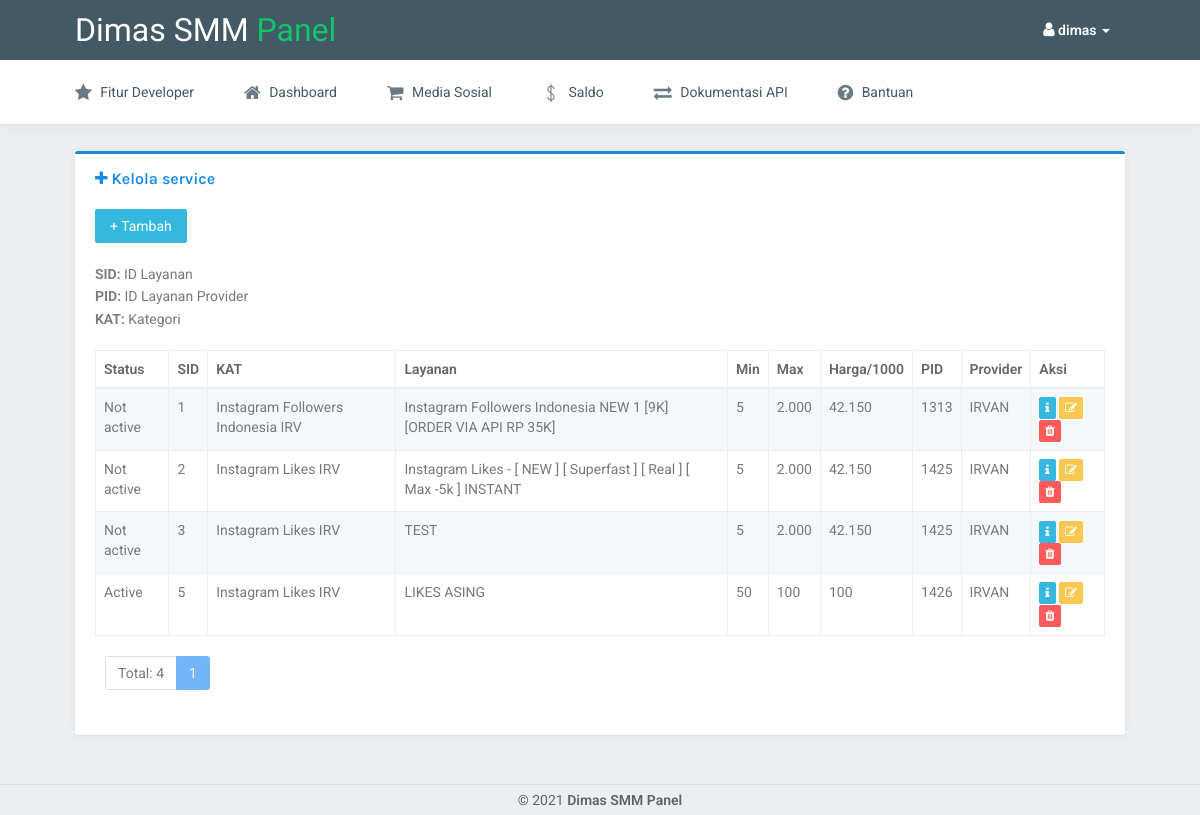
The app's page /assets/admin/services.php (signed in) with its own data.
### tables this page shows
CREATE TABLE `users` (
  `id` int(10) NOT NULL,
  `username` varchar(100) NOT NULL,
  `password` varchar(100) NOT NULL,
  `balance` double NOT NULL,
  `level` enum('Member','Agen','Reseller','Admin','Developers') NOT NULL,
  `registered` date NOT NULL,
  `status` enum('Active','Suspended') NOT NULL,
  `api_key` varchar(100) NOT NULL,
  `uplink` varchar(100) NOT NULL
);

CREATE TABLE `services` (
  `id` int(10) NOT NULL,
  `sid` int(10) NOT NULL,
  `category` varchar(50) NOT NULL,
  `service` text NOT NULL,
  `note` text NOT NULL,
  `min` int(10) NOT NULL,
  `max` int(10) NOT NULL,
  `price` int(11) NOT NULL,
  `status` enum('Active','Not active') NOT NULL,
  `pid` int(10) NOT NULL,
  `provider` varchar(50) NOT NULL,
  `refund` int(11) NOT NULL DEFAULT 1
);

### assets/mainconfig.php (called while the page is built, shortened)
<?php
$cfg_baseurl = "http://".$_SERVER['HTTP_HOST']."/";

### assets/admin/services.php (the view, shortened to what this page needs)
<?php
require("../mainconfig.php");
if (isset($_SESSION['user'])) {
	$sess_username = $_SESSION['user']['username'];
	$check_user = mysqli_query($db, "SELECT * FROM users WHERE username = '$sess_username'");
	$data_user = mysqli_fetch_assoc($check_user);
	if (mysqli_num_rows($check_user) == 0) {
		header("Location: ".$cfg_baseurl."logout.php");
	} else if ($data_user['status'] == "Suspended") {
		header("Location: ".$cfg_baseurl."logout.php");
	} else if ($data_user['level'] != "Admin") {
		header("Location: ".$cfg_baseurl);
	} else {
	include("../lib/header.php");
?>
                        <div class="row">
                            <div class="col-sm-12">
                            </div>
                        </div>
								<div class="row">
									<div class="col-md-12">
								<div class="panel panel-border panel-primary">
                                    <div class="panel-heading">
                                        <h3 class="panel-title"><i class="fa fa-plus"></i> Kelola service</h3>
                                    </div>
                                    <div class="panel-body">
											<a href="<?php echo $cfg_baseurl; ?>admin/service/add.php" class="btn btn-info" style="margin-bottom: 20px;">+ Tambah</a>
											<p>
												<b>SID:</b> ID Layanan<br />
												<b>PID:</b> ID Layanan Provider<br />
												<b>KAT:</b> Kategori
											</p></br>
									<div class="table-responsive">
											<table class="table table-striped table-bordered table-hover m-0">
												<thead>
													<tr>
														<th>Status</th>
														<th>SID</th>
														<th>KAT</th>
														<th>Layanan</th>
														<th>Min</th>
														<th>Max</th>
														<th>Harga/1000</th>
														<th>PID</th>
														<th>Provider</th>
														<th>Aksi</th>
													</tr>
												</thead>
												<tbody>
												<?php
if (isset($_GET['search'])) {
	$search = $_GET['search'];
	$query_list = "SELECT * FROM services WHERE service LIKE '%$search%' ORDER BY sid ASC";
} else {
	$query_list = "SELECT * FROM services ORDER BY sid ASC";
}
$records_per_page = 30;
$starting_position = 0;
$new_query = $query_list." LIMIT $starting_position, $records_per_page";
$new_query = mysqli_query($db, $new_query);
												while ($data_show = mysqli_fetch_assoc($new_query)) {
												?>
													<tr>
														<td><?php echo $data_show['status']; ?></td>
														<td><?php echo $data_show['sid']; ?></td>
														<td><?php echo $data_show['category']; ?></td>
														<td><?php echo $data_show['service']; ?></td>
														<td><?php echo number_format($data_show['min'],0,',','.'); ?></td>
														<td><?php echo number_format($data_show['max'],0,',','.'); ?></td>
														<td><?php echo number_format($data_show['price'],0,',','.'); ?></td>
														<td><?php echo $data_show['pid']; ?></td>
														<td><?php echo $data_show['provider']; ?></td>
														<td>
														<a href="<?php echo $cfg_baseurl; ?>admin/service/detail.php?sid=<?php echo $data_show['sid']; ?>" class="btn btn-xs btn-info"><i class="fa fa-info"></i></a>
														<a href="<?php echo $cfg_baseurl; ?>admin/service/edit.php?sid=<?php echo $data_show['sid']; ?>" class="btn btn-xs btn-warning"><i class="fa fa-edit"></i></a>
														<a href="<?php echo $cfg_baseurl; ?>admin/service/delete.php?sid=<?php echo $data_show['sid']; ?>" class="btn btn-xs btn-danger"><i class="fa fa-trash"></i></a
														</td>
													</tr>
												<?php
												}
												?>
												</tbody>
											</table>
										</div>
										<div class="col-md-12">
										<ul class="pagination">
											<?php
$self = $_SERVER['PHP_SELF'];
$query_list = mysqli_query($db, $query_list);
$total_no_of_records = mysqli_num_rows($query_list);
echo "<li class='disabled'><a href='#'>Total: ".$total_no_of_records."</a></li>";
if($total_no_of_records > 0) {
	$total_no_of_pages = ceil($total_no_of_records/$records_per_page);
	$current_page = 1;
	for($i=1; $i<=$total_no_of_pages; $i++) {
		if($i==$current_page) {
			echo "<li class='active'><a href='".$self."?page_no=".$i."'>".$i."</a></li>";
		} else {
			echo "<li><a href='".$self."?page_no=".$i."'>".$i."</a></li>";
		}
	}
}
											?>
										</ul>
										</div>
									</div>
									</div>
<?php
	include("../lib/footer.php");
	}
} else {
	header("Location: ".$cfg_baseurl);
}
?>

### assets/lib/header.php (shortened to what this page needs)
<!DOCTYPE html>
<html>
<head>
        <link href="../assets/plugins/datatables/jquery.dataTables.min.css" rel="stylesheet" type="text/css" />
        <link href="../assets/plugins/datatables/buttons.bootstrap.min.css" rel="stylesheet" type="text/css" />
        <link href="../assets/plugins/datatables/fixedHeader.bootstrap.min.css" rel="stylesheet" type="text/css" />
        <link href="../assets/plugins/datatables/responsive.bootstrap.min.css" rel="stylesheet" type="text/css" />
        <link href="../assets/plugins/datatables/scroller.bootstrap.min.css" rel="stylesheet" type="text/css" />
        <link href="../assets/plugins/morris/morris.css" rel="stylesheet" type="text/css" />
        <link href="../assets/css/bootstrap.min.css" rel="stylesheet" type="text/css" />
        <link href="../assets/css/core.css" rel="stylesheet" type="text/css" />
        <link href="../assets/css/components.css" rel="stylesheet" type="text/css" />
        <link href="../assets/css/icons.css" rel="stylesheet" type="text/css" />
        <link href="../assets/css/pages.css" rel="stylesheet" type="text/css" />
        <link href="../assets/css/menu.css" rel="stylesheet" type="text/css" />
        <link href="../assets/css/responsive.css" rel="stylesheet" type="text/css" />
    </head>
    <body>
        <header id="topnav">
            <div class="topbar-main">
                <div class="container">
                    <div class="topbar">
                        <a href="/" class="logo"><span>Dimas SMM<span> Panel</span></span></a>
                    </div>
                    <div class="menu-extras">
                        <?php if(isset($_SESSION['user'])) { ?>
                        <ul class="nav navbar-nav navbar-right pull-right">
                            <li class="dropdown">
							    <a class="dropdown-toggle profile-pic" data-toggle="dropdown" href="javascript:void(0)">
								<i class="fa fa-user"></i> <b class="hidden-xs"><?php echo $data_user['username']; ?></b> <span class="caret"></span>
							    </a>
						    </li>
						</ul>
						<?php
                        }
                        ?>
                    </div>
                </div>
            </div>
            <div class="navbar-custom">
                <div class="container">
                    <div id="navigation">
                        <ul class="navigation-menu">
                            <?php
			                if (isset($_SESSION[ 'user'])) {
			                ?>
							<?php
							if ($data_user['level'] == "Admin") {
							?>
                            <li class="has-submenu">
                                <a href="#"><i class="fa fa-star"></i> <span> Fitur Developer </span> </a>
                            </li>
                            <?php
							}
							?>
							<li>
                                <a href="/"><i class="fa fa-home"></i> <span> Dashboard </span> </a>
                            </li>
                            <li class="has-submenu">
                                <a href="#"><i class="fa fa-shopping-cart"></i> <span> Media Sosial </span> </a>
                            </li>
                            <li class="has-submenu">
                                <a href="#"><i class="ti-money m-r-5"></i> <span> Saldo </span> </a>
                            </li>
                            <?php
							}
							?>
                            <li class="has-submenu">
                                <a href="#"><i class="fa fa-exchange"></i> <span> Dokumentasi API </span> </a>
                            </li>
                            <li class="has-submenu">
                                <a href="#"><i class="fa fa-question-circle"></i> <span> Bantuan </span> </a>
                            </li>
                        </ul>
                    </div>
                </div>
            </div>
        </header>
         <div class="wrapper">
            <div class="container">
                <div class="row">
                    <div class="col-sm-6">
                    </div>
                </div>

### assets/assets/css/core.css (style rules this page uses)
body { background: #ebeff2; font-family: 'Roboto', sans-serif; margin: 0; padding-bottom: 60px; overflow-x: hidden; color: #797979; }
html { position: relative; min-height: 100%; background: #ebeff2; }
h1, h2, h3, h4, h5, h6 { color: #505458; font-family: 'Karla', sans-serif; margin: 10px 0; }
h3 { line-height: 30px; }
p { line-height: 1.6; }
* { outline: none !important; }
b { font-weight: 600; }
.container { width: auto; }
.wrapper { padding-top: 130px; }
.container { width: 90%; }
.m-0 { margin: 0px !important; }
.m-r-5 { margin-right: 5px !important; }
.row { margin-right: -10px; margin-left: -10px; }
.col-lg-1, .col-lg-10, .col-lg-11, .col-lg-12, .col-lg-2, .col-lg-3, .col-lg-4, .col-lg-5, .col-lg-6, .col-lg-7, .col-lg-8, .col-lg-9, .col-md-1, .col-md-10, .col-md-11, .col-md-12, .col-md-2, .col-md-3, .col-md-4, .col-md-5, .col-md-6, .col-md-7, .col-md-8, .col-md-9, .col-sm-1, .col-sm-10, .col-sm-11, .col-sm-12, .col-sm-2, .col-sm-3, .col-sm-4, .col-sm-5, .col-sm-6, .col-sm-7, .col-sm-8, .col-sm-9, .col-xs-1, .col-xs-10, .col-xs-11, .col-xs-12, .col-xs-2, .col-xs-3, .col-xs-4, .col-xs-5, .col-xs-6, .col-xs-7, .col-xs-8, .col-xs-9 { padding-left: 10px; padding-right: 10px; }
.pagination > li:first-child > a, .pagination > li:first-child > span { border-bottom-left-radius: 3px; border-top-left-radius: 3px; }
.pagination > li:last-child > a, .pagination > li:last-child > span { border-bottom-right-radius: 3px; border-top-right-radius: 3px; }
.pagination > li > a, .pagination > li > span { color: #636e7b; }
.pagination > .active > a, .pagination > .active > span, .pagination > .active > a:hover, .pagination > .active > span:hover, .pagination > .active > a:focus, .pagination > .active > span:focus { background-color: #71b6f9; border-color: #71b6f9; }

### assets/assets/css/components.css (style rules this page uses)
.btn { border-radius: 2px; padding: 6px 14px; }
.btn-group-xs > .btn, .btn-xs { padding: 1px 5px !important; }
.btn-custom, .btn-primary, .btn-success, .btn-info, .btn-warning, .btn-danger, .btn-inverse, .btn-purple, .btn-pink { color: #ffffff !important; }
.btn-info { background-color: #35b8e0 !important; border: 1px solid #35b8e0 !important; }
.btn-warning { background-color: #f9c851 !important; border: 1px solid #f9c851 !important; }
.btn-danger { background-color: #ff5b5b !important; border: 1px solid #ff5b5b !important; }
.panel { border: none; margin-bottom: 20px; box-shadow: 0 0px 8px 0 rgba(0, 0, 0, 0.06), 0 1px 0px 0 rgba(0, 0, 0, 0.02); }
.panel .panel-body { padding: 20px; }
.panel .panel-body p { margin: 0px; }
.panel-heading { border: none !important; padding: 10px 20px; }
.panel-title { font-weight: 600; margin-bottom: 0; margin-top: 0; }
.panel-primary > .panel-heading { background-color: #188ae2; }
.panel-border .panel-heading { background-color: #ffffff; border-top: 3px solid #DADFE2 !important; padding: 10px 20px 0px; }
.panel-border .panel-body { padding: 15px 20px 20px 20px; }
.panel-border.panel-primary .panel-heading { border-color: #188ae2 !important; color: #188ae2 !important; }
.table { margin-bottom: 10px; }
.table-striped > tbody > tr:nth-of-type(odd), .table-hover > tbody > tr:hover, .table > thead > tr > td.active, .table > tbody > tr > td.active, .table > tfoot > tr > td.active, .table > thead > tr > th.active, .table > tbody > tr > th.active, .table > tfoot > tr > th.active, .table > thead > tr.active > td, .table > tbody > tr.active > td, .table > tfoot > tr.active > td, .table > thead > tr.active > th, .table > tbody > tr.active > th, .table > tfoot > tr.active > th { background-color: #f4f8fb !important; }
.table > thead > tr > th, .table > tbody > tr > th, .table > tfoot > tr > th, .table > thead > tr > td, .table > tbody > tr > td, .table > tfoot > tr > td, .table > thead > tr > th, .table-bordered { border-top: 1px solid #ebeff2; }
.table-bordered > thead > tr > th, .table-bordered > tbody > tr > th, .table-bordered > tfoot > tr > th, .table-bordered > thead > tr > td, .table-bordered > tbody > tr > td, .table-bordered > tfoot > tr > td { border: 1px solid #ebeff2; }
.table > thead > tr > th { vertical-align: bottom; border-bottom: 2px solid #ebeff2; }
tbody { color: #797979; }
th { color: #666666; font-weight: 600; }
.table-bordered { border: 1px solid #ebeff2; }

### records on screen
users: username "dimas"
services: status "Not active", sid "1", category "Instagram Followers Indonesia IRV", service "Instagram Followers Indonesia NEW 1 [9K] [ORDER VIA API RP 35K]", min "5", max "2.000", price "42.150", pid "1313", provider "IRVAN"
services: status "Not active", sid "2", category "Instagram Likes IRV", service "Instagram Likes - [ NEW ] [ Superfast ] [ Real ] [ Max -5k ] INSTANT", min "5", max "2.000", price "42.150", pid "1425", provider "IRVAN"
services: status "Not active", sid "3", category "Instagram Likes IRV", service "TEST", min "5", max "2.000", price "42.150", pid "1425", provider "IRVAN"
services: status "Active", sid "5", category "Instagram Likes IRV", service "LIKES ASING", min "50", max "100", price "100", pid "1426", provider "IRVAN"

### other values on screen
$total_no_of_records "4"
